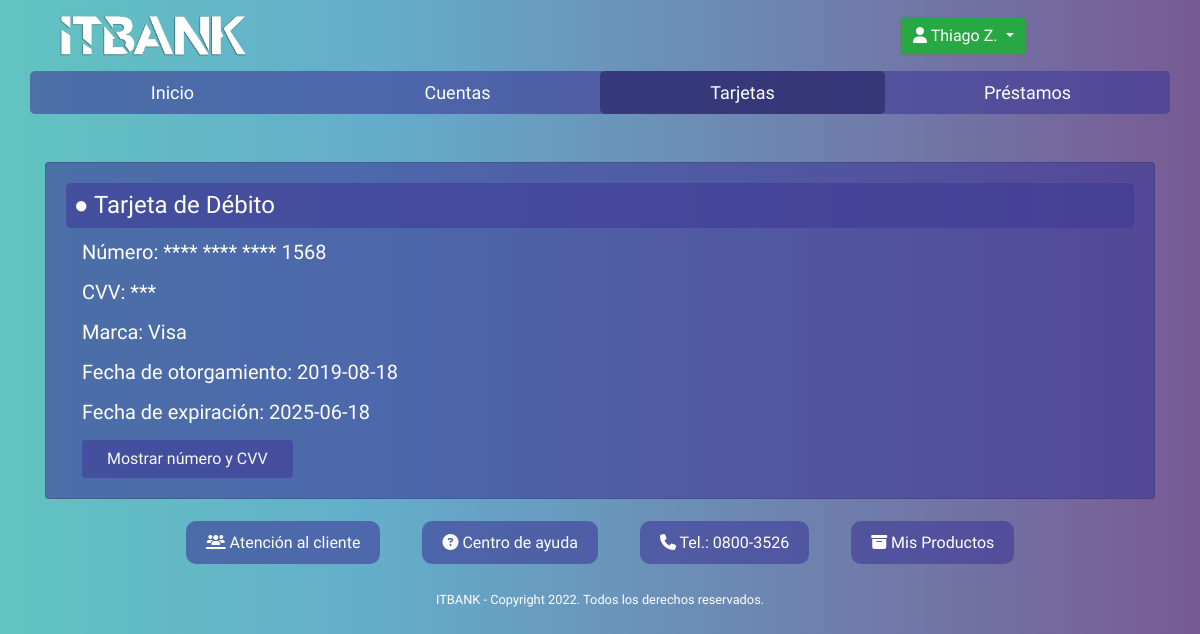
Page /tarjetas/ (signed in) on the committed database.
### Tarjetas/models.py (models this page shows)
class Tarjetas(models.Model):
    tarjetaid = models.AutoField(db_column='TarjetaId', primary_key=True)  # Field name made lowercase.
    numero = models.CharField(max_length=500, db_column='Numero')  # Field name made lowercase.
    cvv = models.IntegerField(db_column='CVV')  # Field name made lowercase.
    fechaotorgamiento = models.TextField(db_column='FechaOtorgamiento')  # Field name made lowercase.
    fechaexpiracion = models.TextField(db_column='FechaExpiracion')  # Field name made lowercase.
    tipo = models.TextField(db_column='Tipo')  # Field name made lowercase.
    marcaid = models.ForeignKey(MarcasTarjetas, models.DO_NOTHING, db_column='MarcaId')  # Field name made lowercase.
    customerid = models.ForeignKey(Cliente, models.DO_NOTHING, db_column='CustomerId')  # Field name made lowercase.
    class Meta:
        db_table = 'tarjetas'

class MarcasTarjetas(models.Model):
    marcaid = models.AutoField(db_column='MarcaId', primary_key=True)  # Field name made lowercase.
    marca = models.TextField(db_column='Marca')  # Field name made lowercase.
    class Meta:
        db_table = 'marcas_tarjetas'

### Tarjetas/views.py (the view)
# urls.py: path('', views.tarjetas, name='tarjetas')
@login_required(login_url='/')
def tarjetas(request):
    userobj = get_object_or_404(User, username=request.user)
    uname = userobj.first_name
    usurname = userobj.last_name
    ufullname = uname[0] + usurname
    uidt = userobj.username.split(ufullname)
    if len(uidt) == 2:
        uid = userobj.username.split(ufullname)[1]
    else:
        uid = userobj.id
    clientobj = Cliente.objects.get(customer_id = uid)
    tarjetas = Tarjetas.objects.filter(customerid = clientobj.customer_id)
    return render(request, 'Tarjetas/tarjetas.html', {'name' : f'{userobj.first_name} {userobj.last_name[0]}', 'cards' : tarjetas})

### Clientes/templatetags/customtags.py (called while the page is built)
def hidenum(value):
    value = str(value)
    i = len(value) - 4
    value = value[i:]
    return value

def tilde(value):
    value = str(value)
    value = value.replace('e', 'é')
    return value

### Tarjetas/templates/Tarjetas/tarjetas.html (shortened to what this page needs)
{% extends 'base.html' %}
{% load static %}
{% load customtags %}
{% block style %}{% static 'Cuentas/accstylesheet.css' %}{% endblock %}
{% block currentuser %}{{name}}{% endblock %}
{% block selcard %}currentsel{% endblock %}
{% block content %}
{% for c in cards %}
<div class="container arriba mt-5">
    <div class="card w-80 fondo-t">
        <div class="card-body">
                <h4 class="card-title titulo p-2">● Tarjeta de {{c.tipo|tilde}}</h4>
                <h5 class="ml-3 mb-3 number">Número: **** **** **** {{c.numero|hidenum}}</h5>
                <h5 class="ml-3 mb-3 cvv">CVV: ***</h5>
                <h5 class="ml-3 mb-3">Marca: {{c.marcaid.marca}}</h5>
                <h5 class="ml-3 mb-3">Fecha de otorgamiento: {{c.fechaotorgamiento}}</h5>
                <h5 class="ml-3 mb-3">Fecha de expiración: {{c.fechaexpiracion}}</h5>
                <button type="button" class="btn toggler ml-3 fondo-t text-light pl-4 pr-4">Mostrar número y CVV</button>
        </div>
    </div>
</div>
{% endfor %}
{% endblock %}

### Cuentas/static/Cuentas/accstylesheet.css (style rules this page uses)
* { font-family: 'Plus Jakarta Sans', sans-serif; color: white; }
body { background-repeat: no-repeat; background-size: cover; background-position: center; background-attachment: fixed; }
body:before { content: ""; width: 100%; min-height: 100vh; position: fixed; top: 0; left: 0; background: linear-gradient(to right, #3ab5b0 0%, #3d99be 31%, #56317a 100%); opacity: 0.8; z-index: -1; }
.fondo-t { background-color: rgba(62, 58, 150, 0.6); }
.titulo { background-color: rgba(62, 58, 150, 0.6); border-radius: 5px; }

### templates/base.html (style rules this page uses)
html,body { overflow-x: hidden; }

### rows in the picture
Tarjetas: tipo|tilde "Débito", numero|hidenum "1568", marcaid.marca "Visa", fechaotorgamiento "2019-08-18", fechaexpiracion "2025-06-18"

### other values in the picture
{{ name }} "Thiago Z"
